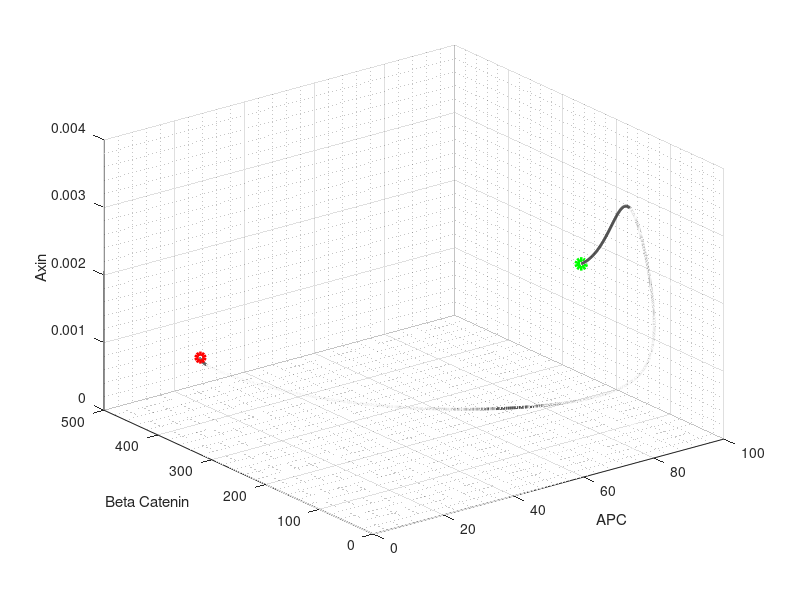

MATLAB code to generate this figure:
%% APC_Axin_Beta_Catenin Model

close all; clear; clc

% Discretize time: 
N = 1e4;
t_0 = 0;
t_end = 10000;
t = linspace(t_0,t_end,N);

A0 = 90;
B0 = 200;
X0 = 2e-3;

U0 = [A0,B0,X0];




% Parameters
k1 = 0.182;
k2 = 1.82e-2;
k3 = 5.0e-2;
k4 = 0.267;
k5 = 0.133;
k6 = 9.09e-2;
k_6 = 0.909;
k9 = 206.0;
k10 = 206.0;
k11 = 0.417;
k13 = 2.57e-4;
k15 = 0.333;
k19 = 8.33e-4;
K7 = 50.0;
K8 = 120.0;
K16 = 30.0;
K17 = 1200;
K20 = 1;
K21 = 1;
Kt = 39.2115;
Kb = 34.0445;
GSK0 = 50.0;
Dsh0 = 100.0;
TCF0 = 15.0;
v18 = 0.1774;
v12 = 0.423;
v14 = 8.22e-5;
Km = 98;

W = 1;

% Right hand side:

f = @(W) (k1*k4*k6*k9*K21/ (k5*K7*K8))*((W+k2/k1)./(k1*(Dsh0*k3+k_6)*W+k2*k_6));
g = @(A, B, X , W) ((K21+X)./GSK0)+(((k9+k10).*A.*X)./(k9*k10*GSK0)).*(((k4+k5)*K8*k10)./(k4*(k9+k10))+B).*f(W);
F = @(A, B) (v18./(1+(TCF0.*B)./(Kt.*(K16+B))+B./Kb))-k19.*A;
G = @(A, B, X, W) v12 - (k13 + A.*X.*(f(W)./g(A,B,X, W))+F(A,B)./K17).*B ;
H = @(A, B, X)  v14 - ((k15.*A)./(Km+A)+F(A,B)./K7).*X;


dUdt = @(t, U)[F(U(1),U(2)) ; 
        
      ((1 + U(1)/K7 + U(2)/K20 + K21./((K21+U(3)).*g(U(1),U(2),U(3),W))).*G(U(1),U(2),U(3),W) - (U(2)/K20).*H(U(1),U(2),U(3)))./ ...
      ((1+ U(1)/K7 + U(3)/K20).*(1+ U(1)/K7 + U(2)/K20 + K21./((K21+U(3)).*g(U(1),U(2),U(3),W)))-(U(2).*U(3)/(K20^2)));

      ((-U(3)/K20).*G(U(1),U(2),U(3),W)+(1+U(1)/K7+U(3)/K20).*H(U(1),U(2),U(3)))./ ...
      ((1+U(1)/K7+U(3)/K20).*(1+ U(1)/K7+ U(2)/K20 + K21./((K21+U(3)).*g(U(1),U(2),U(3),W)))-(U(2).*U(3)/(K20^2))) ];

% Numerically solve the IVP
[t,U] = ode45(dUdt, t, U0);

A = U(:,1);
B = U(:,2);
X = U(:,3);

sigma = (B .* sqrt(TCF0)) ./ (A .* sqrt(K16 + B));
dsigmadA = -(B .* sqrt(TCF0)) ./ (A.^2 .* sqrt(K16 + B));
dsigmadB = (sqrt(TCF0) .* (2*K16 + B)) ./ (2 .* A .* (K16 + B).^(1.5));



%Plot
% figure(1);
% plot3(A, B, X, 'k-', 'LineWidth',2); hold on;
% title('APC-Axin-Beta-Catenin Model');
% xlabel('APC');
% ylabel('Beta-Catenin');
% zlabel('Axin')
% grid on;
% grid minor;

%%Phase Plane
N_mesh = 5;
vec = linspace(0,1,N_mesh);


[Am,Bm,Xm] = meshgrid(vec,vec,vec);

% Fa = @(A,B,X) F(A,B);
% Fb = @(A,B,X) ((1 + A/K7 + B/K20 + K21./((K21+X).*g(A,B,X,W))).*G(A,B,X,W) - (B/K20).*H(A,B,X))./ ...
%       ((1+ A/K7 + X/K20).*(1+ A/K7 + B/K20 + K21./((K21+X).*g(A,B,X,W)))-(B.*X/(K20^2)));
% 
% Fx = @(A,B,X) ((-X/K20).*G(A,B,X,W)+(1+A/K7+X/K20).*H(A,B,X))./ ...
%       ((1+A/K7+X/K20).*(1+ A/K7+ B/K20 + K21./((K21+X).*g(A,B,X,W)))-(B.*X/(K20^2)));

figure(1)
plot3(A, B, X, 'k-', 'LineWidth', 2); hold on;
plot3(A0,B0,X0, 'go','LineWidth', 4)
plot3(A(end),B(end),X(end), 'ro', 'LineWidth',3)
plot3(A,zeros(size(t)),X,'w', 'LineWidth',.5);
plot3(A,B, zeros(size(t)),'w', 'LineWidth',.5);
plot3(zeros(size(t)),B,X,'w', 'LineWidth',.5);
xlabel('APC');
ylabel('Beta Catenin');
zlabel('Axin');
xlim([0, 100]);
ylim([0, 500]);
zlim([0, 4e-3]);
grid on;
grid minor;
